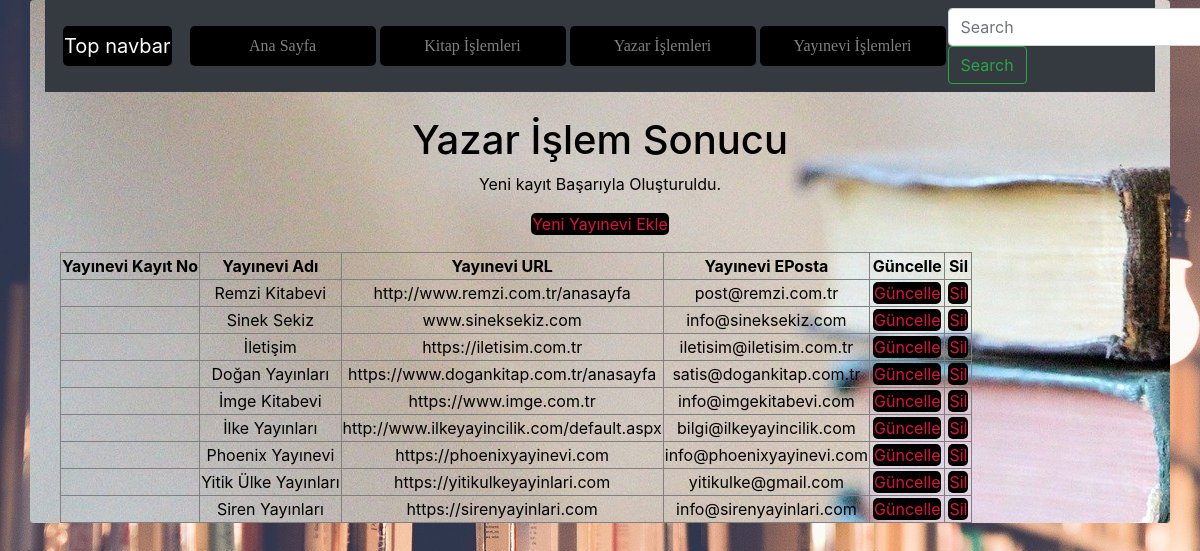
The app's page /meteozcan_final/yayinevi_eklendi.php with its own data.
### tables this page shows
CREATE TABLE `yayinevi` (
  `YayinEviKayıtNO` smallint(6) NOT NULL COMMENT 'Yayın Evi Kayıt No',
  `YayinEviKayıtTarihi` timestamp NOT NULL DEFAULT current_timestamp() COMMENT 'Yayın Evinin Veri Tabanına Kayıt Edildiği Tarih',
  `YayinEviAdi` varchar(50) NOT NULL COMMENT 'Yayın Evi Adı',
  `YayinEviURL` varchar(100) NOT NULL COMMENT 'Yayın Evinin URL''si',
  `YayinEviEPosta` varchar(100) NOT NULL COMMENT 'Yayın Evi E-postası'
);

### meteozcan_final/yayinevi_eklendi.php (the view, shortened to what this page needs)
<?php
    require_once("baglanti.php");
    $YayinEviAdi = mysqli_real_escape_string($baglanti, $_POST['YayinEviAdi']);
    $YayinEviURL = mysqli_real_escape_string($baglanti, $_POST['YayinEviURL']);
    $YayinEviEPosta = mysqli_real_escape_string($baglanti, $_POST['YayinEviEPosta']);
    $sorgu = "INSERT INTO yayinevi (YayinEviAdi, YayinEviURL, YayinEviEPosta)
            VALUES ('$YayinEviAdi', '$YayinEviURL', '$YayinEviEPosta')";
    if (mysqli_query($baglanti, $sorgu)) {
        $islemSonuc = "Yeni kayıt Başarıyla Oluşturuldu.";
    } else {
        $islemSonuc = "Hata: " . $sorgu . "<br>" . mysqli_error($baglanti);
    }
    $sorgu = mysqli_query($baglanti, "SELECT * FROM yayinevi ORDER BY YayinEviKayitNo DESC");
?>
<!DOCTYPE html>
<html lang="tr"><head><meta http-equiv="Content-Type" content="text/html; charset=UTF-8">
<link href="bootstrap.min.css" rel="stylesheet">
<link href="bs1.css" rel="stylesheet">
    <link href="./katalog_files/navbar-top.css" rel="stylesheet">
  </head>
  <body>
      <div id="divone" class="container rounded">
    <nav class="navbar navbar-expand-md navbar-dark bg-dark mb-4">
  <a class="navbar-brand" href="https://getbootstrap.com/docs/4.4/examples/navbar-static/#">Top navbar</a>
  <div class="collapse navbar-collapse" id="navbarCollapse">
    <ul class="navbar-nav mr-auto">
      <li class="nav-item">
        <a class="nav-link" href="index.php">Ana Sayfa </a>
      </li>
      <li class="nav-item">
        <a class="nav-link" href="kitap.php">Kitap İşlemleri</a>
      </li>
      <li class="nav-item">
        <a class="nav-link" href="yazar.php">Yazar İşlemleri</a>
      </li>
      <li class="nav-item">
        <a class="nav-link" href="yayinevi.php">Yayınevi İşlemleri</a>
      </li>
    </ul>
    <form class="form-inline mt-2 mt-md-0">
      <input class="form-control mr-sm-2" type="text" placeholder="Search" aria-label="Search">
      <button class="btn btn-outline-success my-2 my-sm-0" type="submit">Search</button>
    </form>
  </div>
</nav>
<main role="main" class="container">
<h1>Yazar İşlem Sonucu</h1>
<p><?php echo $islemSonuc; ?></p>
<p><a href="yayinevi_ekle.php">Yeni Yayınevi Ekle</a></p>
<?php
echo("<table border=1>");
    echo("<tr>");
    echo("<td><b>Yayınevi Kayıt No </b></td>");
    echo("<td><b>Yayınevi Adı</b></td>");
    echo("<td><b>Yayınevi URL</b></td>");
    echo("<td><b>Yayınevi EPosta</b></td>");
    echo("<td><b>Güncelle</b></td>");
    echo("<td><b>Sil</b></td>");
    echo("</tr>");
while($satir = mysqli_fetch_assoc($sorgu)){
    echo("<tr>");
    echo("<td>".$satir["YayinEviKayitNo"]."</td>");
    echo("<td>".$satir["YayinEviAdi"]."</td>");
    echo("<td>".$satir["YayinEviURL"]."</td>");
    echo("<td>".$satir["YayinEviEPosta"]."</td>");
    echo("<td><a href='yayineviguncellenecek.php?YayinEviKayitNo=".$satir["YayinEviKayitNo"]."'>Güncelle</a></td>");
    echo("<td><a href='yayinevisil.php?YayinEviKayitNo=".$satir["YayinEviKayitNo"]."'>Sil</a></td>");
    echo("</tr>");
            }
echo("</table>");
?>
</main>
      </div>
</body></html>

### meteozcan_final/bs1.css (style rules this page uses)
body { background-image: url(resim.jpg); }
#divone { background-image: url(resim3.jpg); color: black; margin-bottom: 10px; text-align: center; }
.nav-item { width: 190px; }
.nav-item a { color: wheat; font-family: cursive; transition-duration: 0.4s; }
a { color: crimson; text-decoration-line: none; background-color: black; border-radius: 5px; margin: 2px; padding: 1px; }

### meteozcan_final/navbar-top.css (style rules this page uses)
body { min-height: 75rem; }

### records on screen
yayinevi: YayinEviAdi "Remzi Kitabevi", YayinEviURL "http://www.remzi.com.tr/anasayfa", YayinEviEPosta "post@remzi.com.tr"
yayinevi: YayinEviAdi "Sinek Sekiz", YayinEviURL "www.sineksekiz.com", YayinEviEPosta "info@sineksekiz.com"
yayinevi: YayinEviAdi "İletişim", YayinEviURL "https://iletisim.com.tr", YayinEviEPosta "iletisim@iletisim.com.tr"
yayinevi: YayinEviAdi "Doğan Yayınları", YayinEviURL "https://www.dogankitap.com.tr/anasayfa", YayinEviEPosta "satis@dogankitap.com.tr"
yayinevi: YayinEviAdi "İmge Kitabevi", YayinEviURL "https://www.imge.com.tr", YayinEviEPosta "info@imgekitabevi.com"
yayinevi: YayinEviAdi "İlke Yayınları", YayinEviURL "http://www.ilkeyayincilik.com/default.aspx", YayinEviEPosta "bilgi@ilkeyayincilik.com"
yayinevi: YayinEviAdi "Phoenix Yayınevi", YayinEviURL "https://phoenixyayinevi.com", YayinEviEPosta "info@phoenixyayinevi.com"
yayinevi: YayinEviAdi "Yitik Ülke Yayınları", YayinEviURL "https://yitikulkeyayinlari.com", YayinEviEPosta "yitikulke@gmail.com"
yayinevi: YayinEviAdi "Siren Yayınları", YayinEviURL "https://sirenyayinlari.com", YayinEviEPosta "info@sirenyayinlari.com"

### other values on screen
$islemSonuc "Yeni kayıt Başarıyla Oluşturuldu."
